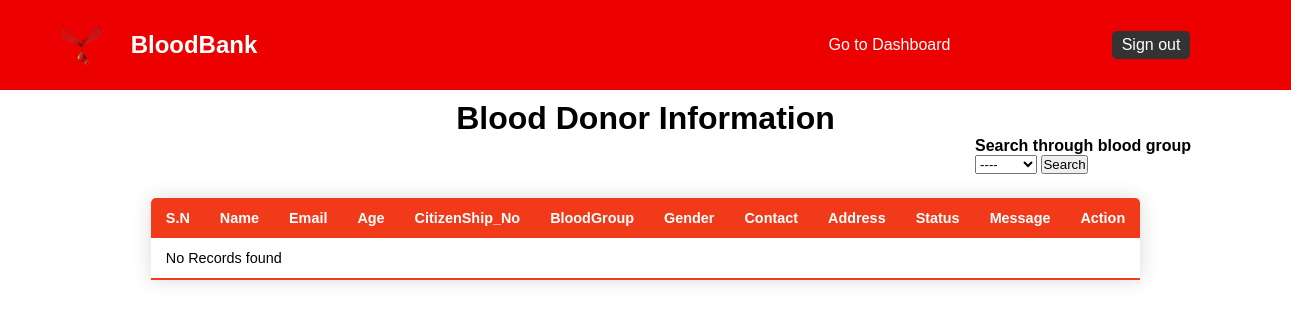
Page /admin/donorInfo.php (signed in) on the earlier database version.
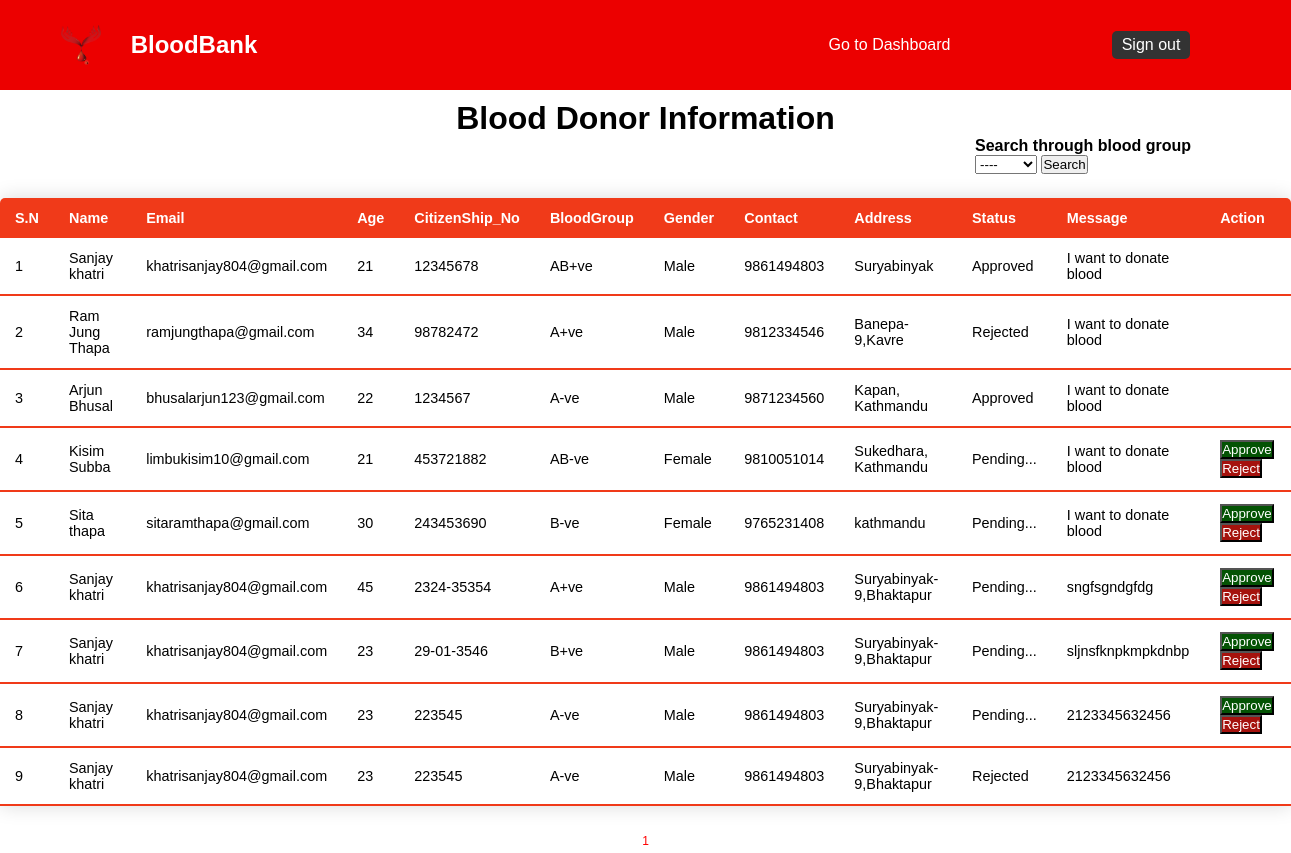
Same page on the later database version.
### tables this page shows
CREATE TABLE `donor` (
  `Id` int(11) NOT NULL,
  `Name` varchar(40) NOT NULL,
  `Email` varchar(40) NOT NULL,
  `Age` int(11) NOT NULL,
  `CitizenShip_No` varchar(255) NOT NULL,
  `BloodGroup` varchar(20) NOT NULL,
  `Gender` varchar(10) NOT NULL,
  `Contact` varchar(10) NOT NULL,
  `Address` varchar(40) NOT NULL,
  `Status` int(11) NOT NULL DEFAULT 0,
  `Message` varchar(255) NOT NULL
);

### admin/donorInfo.php (the view, shortened to what this page needs)
<?php include ('adminHeader.php')?>
    <head>
    </head>
    <div class="title">
        <h1>Blood Donor Information</h1>
    </div>
    <div class="search" style="display: inline-block;float: right; margin-right: 100px;">
        <h4>Search through blood group</h4>
        <form action="donorInfo.php" method="get">
                <select name="search" >
                    <option value="" selected>----</option>
                </select>
            <button type="submit">Search</button>
        </form>
    </div>
    <br><br>
    <center>
    <table class="content-table">
        <thead>
            <tr>
                <th>S.N</th>
                <th>Name</th>
                <th>Email</th>
                <th>Age</th>
                <th>CitizenShip_No</th>
                <th>BloodGroup</th>
                <th>Gender</th>
                <th>Contact</th>
                <th>Address</th>
                <th>Status</th>
                <th>Message</th>
                <th>Action</th>
            </tr>
        </thead>
    <?php
        include "../connection/config.php";
        $data_per_page= 10;
        if(isset($_GET['pages'])){
            $page  = $_GET["pages"];
        }
        else {
            $page = 1;
        }
        $start_from=($page-1)*$data_per_page;
        if(isset($_GET['search'])){
            $search = $_GET['search'];
        }else{
            $search="";
        }
        $sql = "select * from `donor` where  BloodGroup like '%$search%' limit $start_from,$data_per_page";
        $result = mysqli_query($conn, $sql);
        if(mysqli_num_rows($result)){
            if(isset($_GET['pages'])){
            $i = (($_GET['pages']-1)*10)+1;
            }else{
                $i=1;
            }
            while($row = mysqli_fetch_assoc($result)){
    ?>
    <tbody>
    <tr>
        <td><?php echo $i;?></td>
        <td><?php echo $row ['Name']?></td>
        <td><?php echo $row ['Email']?></td>
        <td><?php echo $row ['Age']?></td>
        <td><?php echo $row ['CitizenShip_No']?></td>
        <td><?php echo $row ['BloodGroup']?></td>
        <td><?php echo $row ['Gender']?></td>
        <td><?php echo $row ['Contact']?></td>
        <td><?php echo $row ['Address']?></td>
        <td>
            <?php
                if ($row['Status']==0){
                    echo
                    '<p>Pending...</p>';
                }else if ($row['Status']==1){
                    echo
                    '<p>Approved</p>';
                }else if($row['Status']==2){
                    echo
                    '<p>Rejected</p>';
                }
            ?>
        </td>
        <td><?php echo $row ['Message']?></td>
        <td>
        <?php
            if ($row['Status']==0){
        ?>
                <button class="approve" id="btn">
                    <a href="../approveReject/donorStatus.php?requestId=<?php echo $row ['Id'];?>&status=1" onclick = "sendMail('<?php echo $row['Email'];?>')">Approve</a>
                </button>
                <button class="reject" id="btn">
                    <a href="../approveReject/donorStatus.php?requestId=<?php echo $row ['Id'];?>&status=2" onclick = "sendMail('<?php echo $row['Email'];?>')">Reject</a>
                </button>
            <?php
                }
            ?>
        </td>
    </tr>
    <?php
        $i++;
        }
    }else{
    ?>
        <tr><td colspan="5">No Records found
        <?php }
        ?>
    </tbody>
    </table>
    <?php
        $sql = "select * from `donor`";
        $result = mysqli_query($conn,$sql);
        $total_data = mysqli_num_rows($result);
        $total_pages = ceil($total_data/$data_per_page);
        for($i=1;$i<=$total_pages;$i++){
            echo '<a style="font-size:12px;color:red;padding: 5px;bottom:0;" href="donorInfo.php?pages='.$i.'&search='.$_GET['search'].'   ">'.$i.'</a>';
        }
    ?>
</center>
</body>
</html>

Differences in the rows shown:
added donor: Name "Sanjay khatri", Email "khatrisanjay804@gmail.com", Age "21", CitizenShip_No "12345678", BloodGroup "AB+ve", Gender "Male", Contact "9861494803", Address "Suryabinyak", Status "Approved", Message "I want to donate blood"
added donor: Name "Ram Jung Thapa", Email "ramjungthapa@gmail.com", Age "34", CitizenShip_No "98782472", BloodGroup "A+ve", Gender "Male", Contact "9812334546", Address "Banepa-9,Kavre", Status "Rejected", Message "I want to donate blood"
added donor: Name "Arjun Bhusal", Email "bhusalarjun123@gmail.com", Age "22", CitizenShip_No "1234567", BloodGroup "A-ve", Gender "Male", Contact "9871234560", Address "Kapan, Kathmandu", Status "Approved", Message "I want to donate blood"
added donor: Name "Kisim Subba", Email "limbukisim10@gmail.com", Age "21", CitizenShip_No "453721882", BloodGroup "AB-ve", Gender "Female", Contact "9810051014", Address "Sukedhara, Kathmandu", Status "Pending...", Message "I want to donate blood"
added donor: Name "Sita thapa", Email "sitaramthapa@gmail.com", Age "30", CitizenShip_No "243453690", BloodGroup "B-ve", Gender "Female", Contact "9765231408", Address "kathmandu", Status "Pending...", Message "I want to donate blood"
added donor: Name "Sanjay khatri", Email "khatrisanjay804@gmail.com", Age "45", CitizenShip_No "2324-35354", BloodGroup "A+ve", Gender "Male", Contact "9861494803", Address "Suryabinyak-9,Bhaktapur", Status "Pending...", Message "sngfsgndgfdg"
added donor: Name "Sanjay khatri", Email "khatrisanjay804@gmail.com", Age "23", CitizenShip_No "29-01-3546", BloodGroup "B+ve", Gender "Male", Contact "9861494803", Address "Suryabinyak-9,Bhaktapur", Status "Pending...", Message "sljnsfknpkmpkdnbp"
added donor: Name "Sanjay khatri", Email "khatrisanjay804@gmail.com", Age "23", CitizenShip_No "223545", BloodGroup "A-ve", Gender "Male", Contact "9861494803", Address "Suryabinyak-9,Bhaktapur", Status "Pending...", Message "2123345632456"
added donor: Name "Sanjay khatri", Email "khatrisanjay804@gmail.com", Age "23", CitizenShip_No "223545", BloodGroup "A-ve", Gender "Male", Contact "9861494803", Address "Suryabinyak-9,Bhaktapur", Status "Rejected", Message "2123345632456"
Other differences:
new list line: "1"
text no longer shown: "No Records found"
